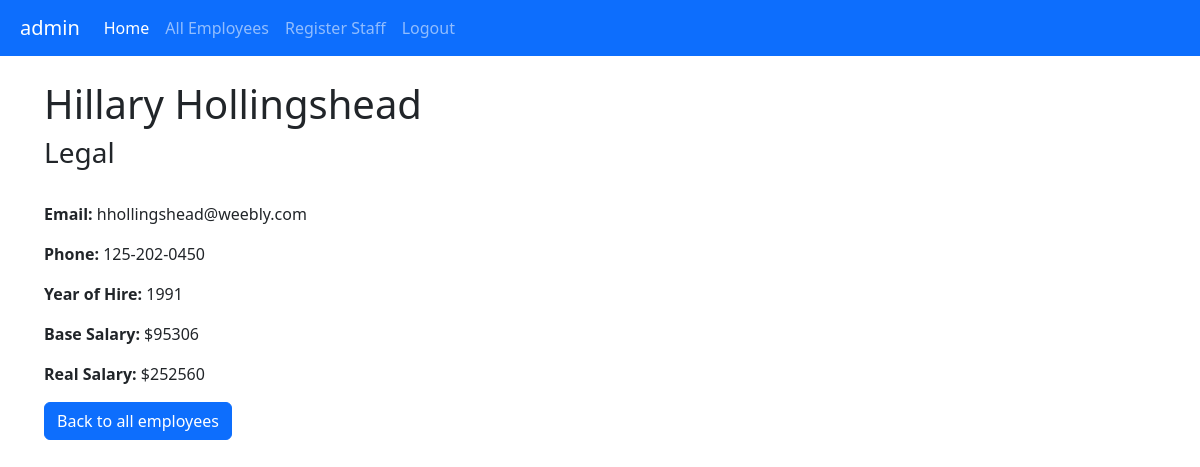
Page /elist/employee/2 (signed in) on the committed database.
### employees/models.py (models this page shows, shortened)
class Employee(models.Model):
    fname = models.CharField(max_length=50, verbose_name="First name")
    lname = models.CharField(max_length=50, verbose_name="Last name")
    email = models.CharField(max_length=50, verbose_name="Email")
    phone = models.CharField(max_length=12, verbose_name="Phone")
    department = models.CharField(max_length=100, verbose_name="Department")
    year = models.CharField(max_length=4, verbose_name="Year of hire")
    salary = models.CharField(max_length=8,verbose_name="Salary")
    class Meta:
        permissions = (("can_view","View employees"),("can_edit", "Edit employees"))
    @property
    def rsalary(self):
        salary = int(self.salary)
        year = int(self.year)
        eyears= 2024-year
        return int(salary + (salary*0.05*eyears))

### employees/views.py (the view)
# urls.py: path("elist/employee/<int:id>",views.details,name="details"),
@login_required
@permission_required("employees.can_view", raise_exception=True)
def details(request,id):
    employee = Employee.objects.get(id=id)
    pageTemp = loader.get_template("details.html")
    context = {
        "employee":employee
    }
    return HttpResponse(pageTemp.render(context,request))

### templates/details.html (shortened to what this page needs)
{% extends "master.html" %}
{% block content %}
    <ul>
        <h1>{{employee.fname}} {{employee.lname}}</h1>
        <h3>{{employee.department}}</h3>
        <br>
        <p class="col"><strong>Email:</strong> {{employee.email}}</p>
        <p class="col"><strong>Phone: </strong>{{employee.phone}}</p>
        <p class="col"><strong>Year of Hire: </strong>{{employee.year}}</p>
        <p class="col"><strong>Base Salary: </strong>${{employee.salary}}</p>
        <p class="col"><strong>Real Salary: </strong>${{employee.rsalary}}</p>
        <a href="/elist"><button type="button" class="btn btn-primary">Back to all employees</button></a>
    </ul>
{% endblock content %}

### templates/master.html (shortened to what this page needs)
<!DOCTYPE html>
<html lang="en">
    <head>
        <link
            href="https://cdn.jsdelivr.net/npm/bootstrap@5.3.2/dist/css/bootstrap.min.css"
            rel="stylesheet"
/>
    </head>
    <body>
        <header>
            <nav
                class="navbar navbar-expand-sm navbar-dark bg-primary" style="padding-left: 20px">
                {% if  user.is_authenticated %}
                    <a class="navbar-brand" href="#">{{user.username}}</a>
                {% endif %}
                <div class="collapse navbar-collapse" id="collapsibleNavId">
                    <ul class="navbar-nav me-auto mt-2 mt-lg-0">
                        <li class="nav-item">
                            <a class="nav-link active" href="{% url "home" %}" aria-current="page">Home</a>
                        </li>
                        {% if perms.employees.can_view %}
                            <li class="nav-item">
                                <a class="nav-link" href="{% url "elist" %}">All Employees</a>
                            </li>
                        {% endif %}
                        {% if perms.employees.can_edit %}
                            <li class="nav-item">
                                <a class="nav-link" href="{% url "register" %}">Register Staff</a>
                            </li>
                        {% endif %}
                        {% if user.is_authenticated %}
                            <li class="nav-item">
                                <form action="{% url "logout" %}" method="POST">
                                    <button class="nav-link" type="submit">Logout</button>
                                </form>
                            </li>
                        {% else %}
                            <li class="nav-item">
                                <a class="nav-link" href="{% url "login" %}">Login</a>
                            </li>
                        {% endif %}
                </div>
            </nav>
        </header>
        <br/>
        <main>
            <div class="container-fluid">
                {% block content %}{% endblock content %}
            </div>
        </main>
    </body>
</html>

### rows in the picture
Employee: fname "Hillary", lname "Hollingshead", department "Legal", email "hhollingshead@weebly.com", phone "125-202-0450", year "1991", salary "95306", rsalary "252560"

### other values in the picture
{{ user.username }} "admin"
